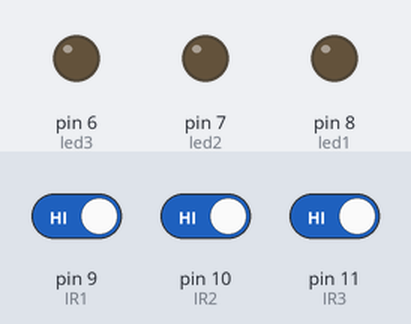
A sketch run on a simulated Arduino Uno, built with avr-gcc and run on an emulated ATmega328P. On the bench: output pins drawn as LEDs (lit = HIGH). Inputs (shaded band) come from the test bench; at power-on: pin 9 (IR1) HIGH, pin 11 (IR3) HIGH, pin 10 (IR2) HIGH.

Above: at 1.2 s.
1.3 s: pin 9 (IR1) driven LOW
At 1.8 s:
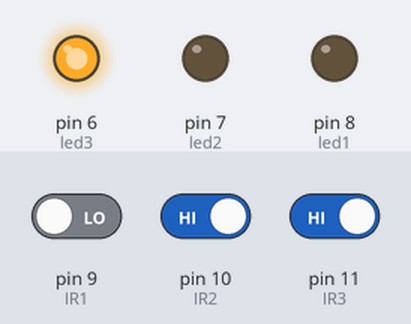
2.8 s: pin 11 (IR3) driven LOW
At 4.0 s:
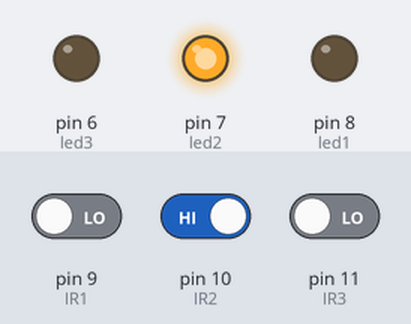
4.3 s: pin 10 (IR2) driven LOW
At 5.2 s:
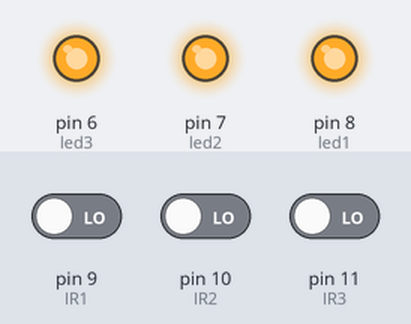
5.8 s: pin 9 (IR1) driven HIGH
At 6.4 s:
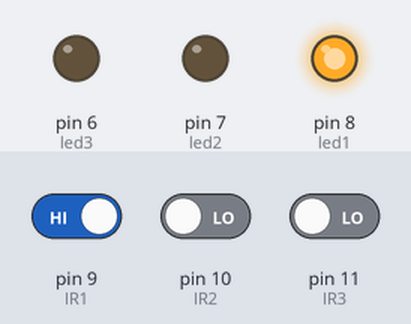
7.3 s: pin 10 (IR2) driven HIGH
At 8.5 s:
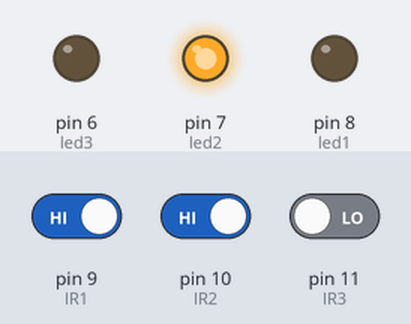
8.8 s: pin 11 (IR3) driven HIGH
At 9.9 s:
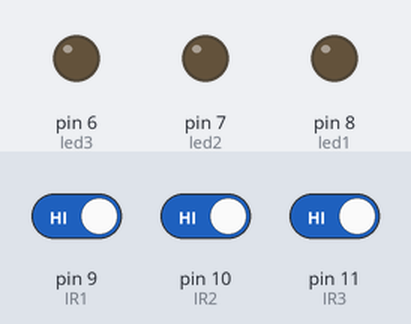
Timing chart, 0 to 11.3 s (numbered marks = the images above; inputs shaded):
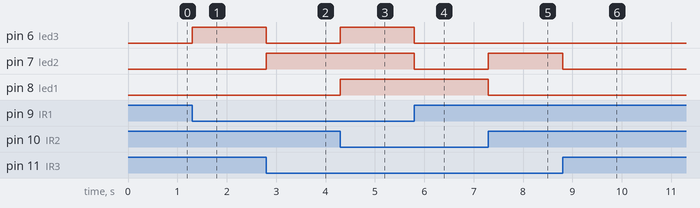

The sketch:

arduino1.ino
```cpp
int led1=8;
int led2=7;
int led3=6;
int IR1=9;
int IR2=10;
int IR3=11;

void setup() {
  // put your setup code here, to run once:
  Serial.begin(9600);
  pinMode(led1,OUTPUT);
  pinMode(led2,OUTPUT);
  pinMode(led3,OUTPUT);
  pinMode(IR1,INPUT);
  pinMode(IR2,INPUT);
  pinMode(IR3,INPUT);

}

void loop() {
  // put your main code here, to run repeatedly:
  int IR1=digitalRead(9);
  int IR2=digitalRead(10);
  int IR3=digitalRead(11);

 if (IR1==LOW && IR2==LOW && IR3==LOW)
 {

  digitalWrite(led1,HIGH);
  digitalWrite(led2,HIGH);
  digitalWrite(led3,HIGH);

 }
 else if(IR1==LOW && IR2==LOW && IR3==HIGH)
  {
  digitalWrite(led1,LOW);
  digitalWrite(led2,LOW);
  digitalWrite(led3,HIGH);
 }
 else if(IR1==LOW && IR2==HIGH && IR3==LOW)
  {
  digitalWrite(led1,LOW);
  digitalWrite(led2,HIGH);
  digitalWrite(led3,LOW);
 }
 else if(IR1==LOW && IR2==HIGH && IR3==HIGH)
  {
  digitalWrite(led1,LOW);
  digitalWrite(led2,LOW);
  digitalWrite(led3,HIGH);
 }
 else if(IR1==HIGH && IR2==LOW && IR3==LOW)
  {
  digitalWrite(led1,HIGH);
  digitalWrite(led2,LOW);
  digitalWrite(led3,LOW);
 }
 else if(IR1==HIGH && IR2==LOW && IR3==HIGH)
  {
  digitalWrite(led1,HIGH);
  digitalWrite(led2,LOW);
  digitalWrite(led3,LOW);
 }
 else if(IR1==HIGH && IR2==HIGH && IR3==LOW)
  {
  digitalWrite(led1,LOW);
  digitalWrite(led2,HIGH);
  digitalWrite(led3,LOW);
 }
 else if(IR1==HIGH && IR2==HIGH && IR3==HIGH)
  {
  digitalWrite(led1,LOW);
  digitalWrite(led2,LOW);
  digitalWrite(led3,LOW);
 }
}
```

Measured:
- after the input at 1.3 s, pin 6 (led3): LOW → HIGH at once
- after the input at 2.8 s, pin 6 (led3): HIGH → LOW at once; pin 7 (led2): LOW → HIGH at once
- after the input at 4.3 s, pin 6 (led3), pin 8 (led1): LOW → HIGH at once
- after the input at 5.8 s, pin 6 (led3), pin 7 (led2): HIGH → LOW at once
- after the input at 7.3 s, pin 7 (led2): LOW → HIGH at once; pin 8 (led1): HIGH → LOW at once
- after the input at 8.8 s, pin 7 (led2): HIGH → LOW at once
